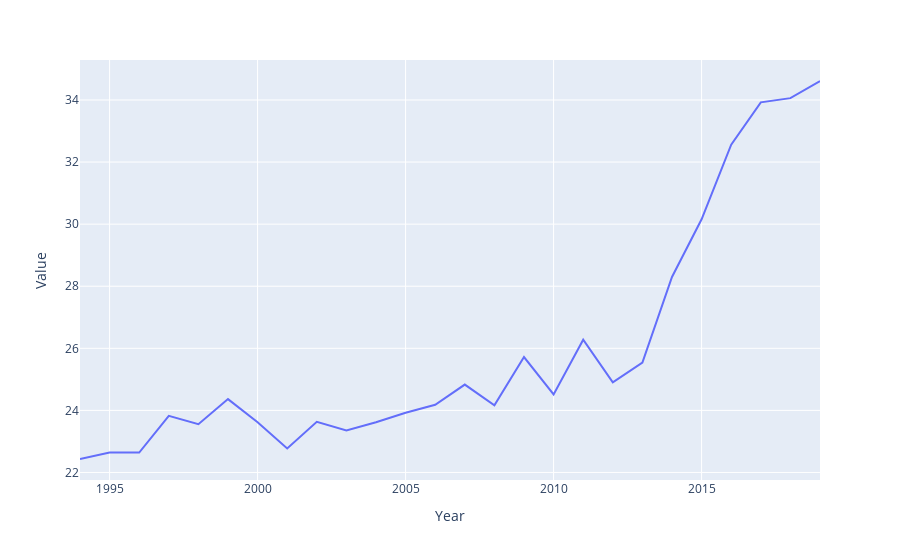

The notebook cell saved with this chart:
### Code cell
fig = px.line(CO2_emissions_df, x="Year", y="Value")
fig.show()

### Figure 1 — Plotly figure (JSON) as saved in the notebook; plotly's stock layout.template omitted (floating-point values rounded to 4 significant figures)
{"data": [{"hovertemplate": "Year=%{x}<br>Value=%{y}<extra></extra>", "legendgroup": "", "line": {"color": "#636efa", "dash": "solid"}, "marker": {"symbol": "circle"}, "mode": "lines", "name": "", "orientation": "v", "showlegend": false, "type": "scatter", "x": [1994, 1995, 1996, 1997, 1998, 1999, 2000, 2001, 2002, 2003, 2004, 2005, 2006, 2007, 2008, 2009, 2010, 2011, 2012, 2013, 2014, 2015, 2016, 2017, 2018, 2019], "xaxis": "x", "y": [22.43, 22.64, 22.64, 23.82, 23.55, 24.36, 23.62, 22.77, 23.63, 23.35, 23.62, 23.93, 24.18, 24.83, 24.17, 25.72, 24.52, 26.28, 24.9, 25.54, 28.3, 30.16, 32.56, 33.93, 34.06, 34.61], "yaxis": "y"}], "layout": {"legend": {"tracegroupgap": 0}, "margin": {"t": 60}, "xaxis": {"anchor": "y", "domain": [0, 1], "title": {"text": "Year"}}, "yaxis": {"anchor": "x", "domain": [0, 1], "title": {"text": "Value"}}}}
